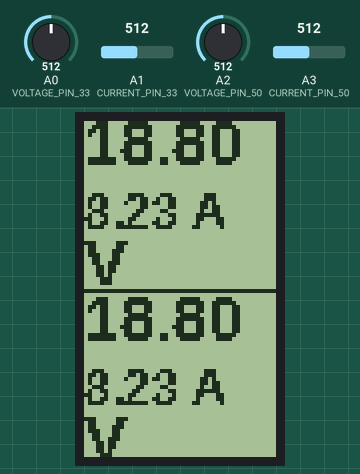
Bench run of a sketch on a simulated Arduino Uno, built with avr-gcc and run on an emulated ATmega328P. Parts: 48×84 one-colour display. Inputs (shaded band) come from the test bench; at power-on: A1 (CURRENT_PIN_33) = 512, A0 (VOLTAGE_PIN_33) = 512, A2 (VOLTAGE_PIN_50) = 512, A3 (CURRENT_PIN_50) = 512.

Above: at 1.2 s.
1.3 s: A1 (CURRENT_PIN_33) set to 720
At 1.82 s:
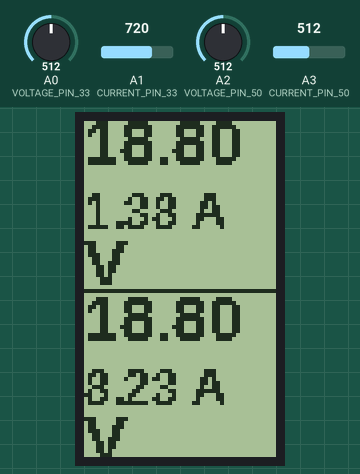
3.0 s: A1 (CURRENT_PIN_33) set to 739
At 3.39 s:
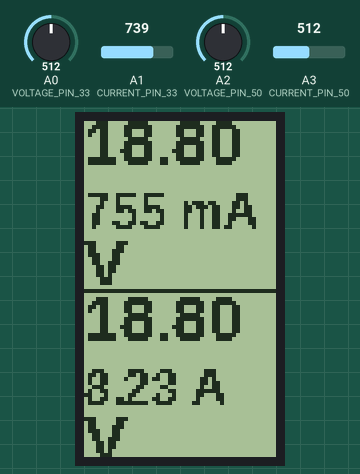
5.5 s: A0 (VOLTAGE_PIN_33) set to 716
At 6.54 s:
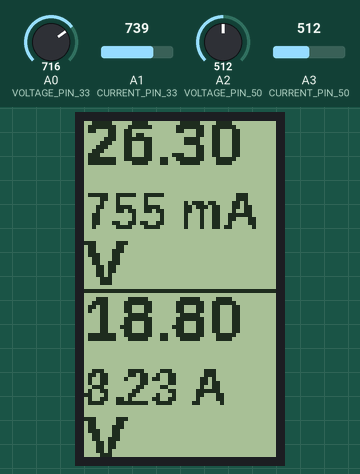
7.0 s: A2 (VOLTAGE_PIN_50) set to 716
At 7.48 s:
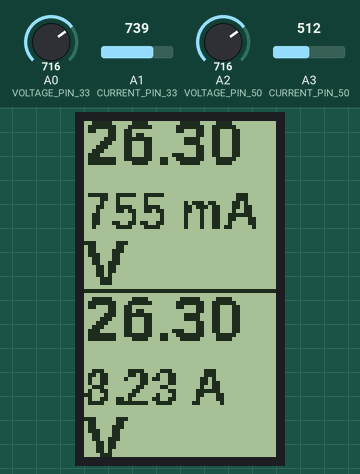
8.7 s: A3 (CURRENT_PIN_50) set to 716
At 9.06 s:
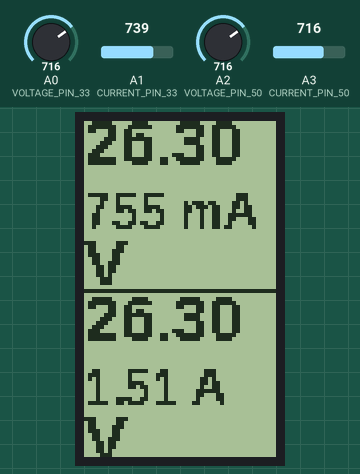
10.3 s: A0 (VOLTAGE_PIN_33) set to 992
At 11.26 s:
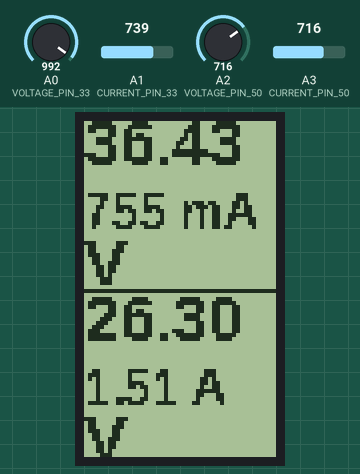
Timing chart, 0 to 13.1 s (numbered marks = the images above; inputs shaded):
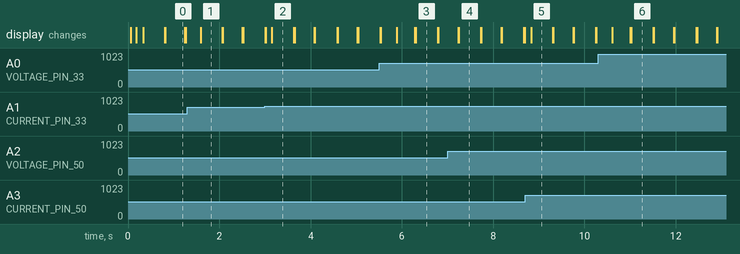

Measured:
- the behaviour switches between 731 and 732 on A1 (CURRENT_PIN_33) (found by bisection; images 1 and 2)
- after the input at 3.0 s, the display: first differs from a run without the input after 0.15 s (image 2)
- what the display in image 0 shows lasts 0.4 s, from 0.8 s to 1.2 s
- what the display in image 1 shows lasts 0.5 s, from 1.6 s to 2.1 s

The sketch:

Transmogrifier.ino
```cpp
/*
 Name:		Transmogrifier.ino
 Created:	9/11/2022 9:06:54 AM
 Author:	Kitecraft
*/
#include "src/Transmogrifier_Config.h"
#include <SPI.h>
#include <Adafruit_GFX.h>
#include <Adafruit_PCD8544.h>
#include <Adafruit_PCD8544.h>
#include "src/fonts/Ramabhadra_Regular8pt7b.h"
#include "src/fonts/Ramabhadra_Regular6pt7b.h"

Adafruit_PCD8544 g_Nokia = Adafruit_PCD8544(NOKIA_DC_PIN, NOKIA_CS_PIN, NOKIA_RS_PIN);

void setup() {
	g_Nokia.begin();
	g_Nokia.setRotation(3);
	g_Nokia.clearDisplay();
	g_Nokia.display();

	g_Nokia.setTextColor(BLACK);
	g_Nokia.drawFastHLine(0, DISPLAY_HEIGHT / 2, DISPLAY_WIDTH, BLACK);

	g_Nokia.display();
}

// the loop function runs over and over again until power down or reset
void loop() {

	Update33Values();
	Update50Values();
	delay(40);
}

float GetVoltage(int pin)
{
	int sample_count = 0;
	int sum = 0;
	while (sample_count < NUM_SAMPLES) {
		sum += analogRead(pin);
		sample_count++;
		delay(10);
	}
	float voltage = (((float)sum / (float)NUM_SAMPLES * VD_VREF) / 1024.0);
	return (voltage * VD_MULTIPLIER);
}


float GetCurrent(int pin)
{
	float acsValue = 0.0, samples = 0.0, avgAcs = 0.0, acsValueF = 0.0;

	for (int x = 0; x < NUM_SAMPLES; x++) {
		samples += analogRead(pin);;
	}
	avgAcs = (samples / NUM_SAMPLES);
	avgAcs = avgAcs * (VD_VREF / 1023.0);
	if (avgAcs > OFFSET_VOLTAGE) {
		avgAcs = OFFSET_VOLTAGE;
	}

	float current = (OFFSET_VOLTAGE - avgAcs) / CURRENT_MULTIPLIER;
	return current;
}

void Update33Values()
{
	g_Nokia.setFont(&Ramabhadra_Regular8pt7b);
	float value = GetVoltage(VOLTAGE_PIN_33);
	g_Nokia.fillRect(0, 0, DISPLAY_WIDTH, 11, WHITE);
	g_Nokia.display();

	g_Nokia.setCursor(0, VOLTAGE_VALUE_33_Y);
	g_Nokia.print(value);
	g_Nokia.print(" V");


	g_Nokia.display();
	g_Nokia.setFont(&Ramabhadra_Regular6pt7b);
	value = GetCurrent(CURRENT_PIN_33);
	g_Nokia.fillRect(0, 18, DISPLAY_WIDTH, 11, WHITE);
	g_Nokia.setCursor(0, CURRENT_VALUE_33_Y);
	if (value < 1) {
		g_Nokia.print(int(value * 1000));
		g_Nokia.print(" mA");
	}
	else {
		g_Nokia.print(value);
		g_Nokia.print(" A");
	}

}

void Update50Values()
{
	g_Nokia.setFont(&Ramabhadra_Regular8pt7b);
	float value = GetVoltage(VOLTAGE_PIN_50);
	g_Nokia.fillRect(0, (DISPLAY_HEIGHT / 2) + 2, DISPLAY_WIDTH, 11, WHITE);
	g_Nokia.display();

	g_Nokia.setCursor(0, VOLTAGE_VALUE_50_Y);
	g_Nokia.print(value);
	g_Nokia.print(" V");
	g_Nokia.display();

	g_Nokia.setFont(&Ramabhadra_Regular6pt7b);
	g_Nokia.setCursor(0, CURRENT_VALUE_50_Y);
	value = GetCurrent(CURRENT_PIN_50);
	g_Nokia.fillRect(0, (DISPLAY_HEIGHT / 2) + 18, DISPLAY_WIDTH, 11, WHITE);
	if (value < 1) {
		g_Nokia.print(int(value * 1000));
		g_Nokia.print(" mA");
	}
	else {
		g_Nokia.print(value);
		g_Nokia.print(" A");
	}

	g_Nokia.display();
}
```

Transmogrifier_Config.h
```cpp
#pragma once

#define DISPLAY_WIDTH 48
#define DISPLAY_HEIGHT 84

#define VD_VREF 3.37
#define VD_MULTIPLIER 11.16

#define CURRENT_MULTIPLIER 0.1
#define OFFSET_VOLTAGE 2.51

#define NOKIA_DC_PIN 8
#define NOKIA_RS_PIN 9
#define NOKIA_CS_PIN 10

#define VOLTAGE_PIN_33 A0
#define CURRENT_PIN_33 A1
#define VOLTAGE_PIN_50 A2
#define CURRENT_PIN_50 A3

#define NUM_SAMPLES 10.0

#define PANEL_H_PADDING 2
#define VOLTAGE_VALUE_33_Y 10
#define CURRENT_VALUE_33_Y (VOLTAGE_VALUE_33_Y + 16)

#define VOLTAGE_VALUE_50_Y ((DISPLAY_HEIGHT/2) + 12)
#define CURRENT_VALUE_50_Y (VOLTAGE_VALUE_50_Y + 16)
```

Source omitted: _Regular6pt7b.h (data table, 9198 bytes), Regular8pt7b.h (data table, 11364 bytes)
